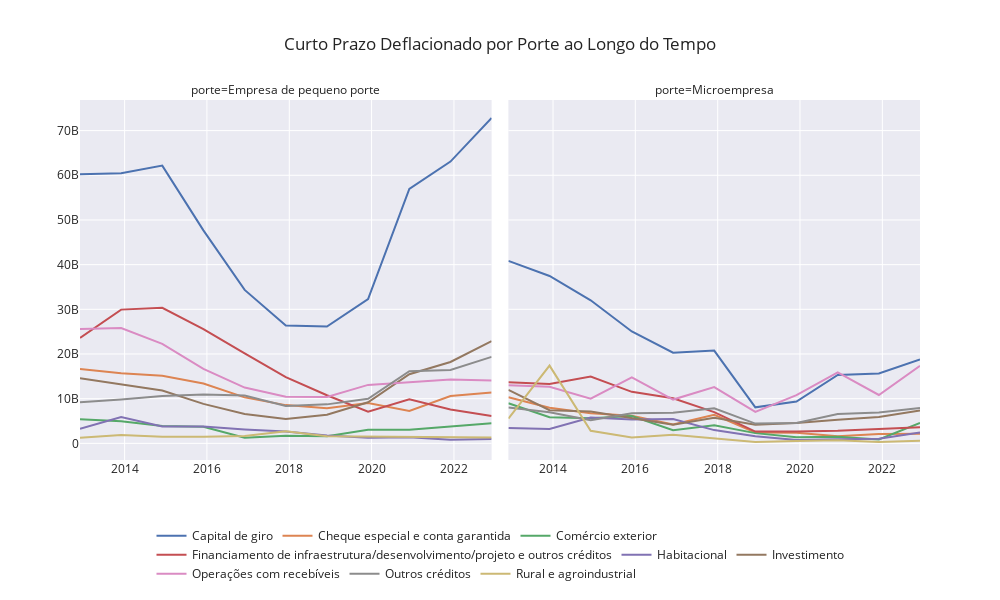

Here is the notebook cell this chart was saved with:
### Code cell
fig = px.line(df_total, 
             x='data_base', 
             y='curto_prazo_deflacionado',
              color = 'modalidade',
             facet_col='porte',
             title='Curto Prazo Deflacionado por Porte ao Longo do Tempo',
             labels={'data_base': '', 'curto_prazo_deflacionado': 'Endividamento de curto prazo deflacionado'},
              height=600,
             width=1000,
             template="seaborn",
             category_orders={"porte": ["Empresa de pequeno porte", "Microempresa"]})

fig.update_layout(
    yaxis_title="",
    legend_title_text='',
    legend=dict(x=0.5, y=-0.17, xanchor='center', yanchor='top', orientation = 'h'),
    yaxis_title_standoff=0
)

fig.show()

### Figure 1 — Plotly figure (JSON) as saved in the notebook; plotly's stock layout.template omitted (floating-point values rounded to 4 significant figures)
{"data": [{"hovertemplate": "modalidade=Capital de giro<br>porte=Empresa de pequeno porte<br>=%{x}<br>Endividamento de curto prazo deflacionado=%{y}<extra></extra>", "legendgroup": "Capital de giro", "line": {"color": "rgb(76,114,176)", "dash": "solid"}, "marker": {"symbol": "circle"}, "mode": "lines", "name": "Capital de giro", "orientation": "v", "showlegend": true, "type": "scatter", "x": ["2012-12", "2013-12", "2014-12", "2015-12", "2016-12", "2017-12", "2018-12", "2019-12", "2020-12", "2021-12", "2022-12"], "xaxis": "x", "y": [60250000000.0, 60470000000.0, 62170000000.0, 47670000000.0, 34340000000.0, 26400000000.0, 26140000000.0, 32270000000.0, 56950000000.0, 63070000000.0, 72820000000.0], "yaxis": "y"}, {"hovertemplate": "modalidade=Capital de giro<br>porte=Microempresa<br>=%{x}<br>Endividamento de curto prazo deflacionado=%{y}<extra></extra>", "legendgroup": "Capital de giro", "line": {"color": "rgb(76,114,176)", "dash": "solid"}, "marker": {"symbol": "circle"}, "mode": "lines", "name": "Capital de giro", "orientation": "v", "showlegend": false, "type": "scatter", "x": ["2012-12", "2013-12", "2014-12", "2015-12", "2016-12", "2017-12", "2018-12", "2019-12", "2020-12", "2021-12", "2022-12"], "xaxis": "x2", "y": [40840000000.0, 37470000000.0, 32020000000.0, 25040000000.0, 20300000000.0, 20760000000.0, 8066000000.0, 9357000000.0, 15310000000.0, 15650000000.0, 18760000000.0], "yaxis": "y2"}, {"hovertemplate": "modalidade=Cheque especial e conta garantida<br>porte=Empresa de pequeno porte<br>=%{x}<br>Endividamento de curto prazo deflacionado=%{y}<extra></extra>", "legendgroup": "Cheque especial e conta garantida", "line": {"color": "rgb(221,132,82)", "dash": "solid"}, "marker": {"symbol": "circle"}, "mode": "lines", "name": "Cheque especial e conta garantida", "orientation": "v", "showlegend": true, "type": "scatter", "x": ["2012-12", "2013-12", "2014-12", "2015-12", "2016-12", "2017-12", "2018-12", "2019-12", "2020-12", "2021-12", "2022-12"], "xaxis": "x", "y": [16660000000.0, 15680000000.0, 15150000000.0, 13390000000.0, 10290000000.0, 8562000000.0, 7864000000.0, 9031000000.0, 7263000000.0, 10600000000.0, 11380000000.0], "yaxis": "y"}, {"hovertemplate": "modalidade=Cheque especial e conta garantida<br>porte=Microempresa<br>=%{x}<br>Endividamento de curto prazo deflacionado=%{y}<extra></extra>", "legendgroup": "Cheque especial e conta garantida", "line": {"color": "rgb(221,132,82)", "dash": "solid"}, "marker": {"symbol": "circle"}, "mode": "lines", "name": "Cheque especial e conta garantida", "orientation": "v", "showlegend": false, "type": "scatter", "x": ["2012-12", "2013-12", "2014-12", "2015-12", "2016-12", "2017-12", "2018-12", "2019-12", "2020-12", "2021-12", "2022-12"], "xaxis": "x2", "y": [10330000000.0, 7965000000.0, 6721000000.0, 6209000000.0, 4207000000.0, 6405000000.0, 2459000000.0, 2401000000.0, 1586000000.0, 2076000000.0, 2170000000.0], "yaxis": "y2"}, {"hovertemplate": "modalidade=Comércio exterior<br>porte=Empresa de pequeno porte<br>=%{x}<br>Endividamento de curto prazo deflacionado=%{y}<extra></extra>", "legendgroup": "Comércio exterior", "line": {"color": "rgb(85,168,104)", "dash": "solid"}, "marker": {"symbol": "circle"}, "mode": "lines", "name": "Comércio exterior", "orientation": "v", "showlegend": true, "type": "scatter", "x": ["2012-12", "2013-12", "2014-12", "2015-12", "2016-12", "2017-12", "2018-12", "2019-12", "2020-12", "2021-12", "2022-12"], "xaxis": "x", "y": [5374000000.0, 4952000000.0, 3888000000.0, 3721000000.0, 1272000000.0, 1693000000.0, 1599000000.0, 3033000000.0, 3058000000.0, 3720000000.0, 4493000000.0], "yaxis": "y"}, {"hovertemplate": "modalidade=Comércio exterior<br>porte=Microempresa<br>=%{x}<br>Endividamento de curto prazo deflacionado=%{y}<extra></extra>", "legendgroup": "Comércio exterior", "line": {"color": "rgb(85,168,104)", "dash": "solid"}, "marker": {"symbol": "circle"}, "mode": "lines", "name": "Comércio exterior", "orientation": "v", "showlegend": false, "type": "scatter", "x": ["2012-12", "2013-12", "2014-12", "2015-12", "2016-12", "2017-12", "2018-12", "2019-12", "2020-12", "2021-12", "2022-12"], "xaxis": "x2", "y": [8981000000.0, 5847000000.0, 5594000000.0, 6118000000.0, 2942000000.0, 4037000000.0, 2291000000.0, 1368000000.0, 1500000000.0, 867300000.0, 4559000000.0], "yaxis": "y2"}, {"hovertemplate": "modalidade=Financiamento de infraestrutura/desenvolvimento/projeto e outros créditos<br>porte=Empresa de pequeno porte<br>=%{x}<br>Endividamento de curto prazo deflacionado=%{y}<extra></extra>", "legendgroup": "Financiamento de infraestrutura/desenvolvimento/projeto e outros créditos", "line": {"color": "rgb(196,78,82)", "dash": "solid"}, "marker": {"symbol": "circle"}, "mode": "lines", "name": "Financiamento de infraestrutura/desenvolvimento/projeto e outros créditos", "orientation": "v", "showlegend": true, "type": "scatter", "x": ["2012-12", "2013-12", "2014-12", "2015-12", "2016-12", "2017-12", "2018-12", "2019-12", "2020-12", "2021-12", "2022-12"], "xaxis": "x", "y": [23620000000.0, 29930000000.0, 30350000000.0, 25580000000.0, 20130000000.0, 14820000000.0, 10770000000.0, 7081000000.0, 9882000000.0, 7578000000.0, 6141000000.0], "yaxis": "y"}, {"hovertemplate": "modalidade=Financiamento de infraestrutura/desenvolvimento/projeto e outros créditos<br>porte=Microempresa<br>=%{x}<br>Endividamento de curto prazo deflacionado=%{y}<extra></extra>", "legendgroup": "Financiamento de infraestrutura/desenvolvimento/projeto e outros créditos", "line": {"color": "rgb(196,78,82)", "dash": "solid"}, "marker": {"symbol": "circle"}, "mode": "lines", "name": "Financiamento de infraestrutura/desenvolvimento/projeto e outros créditos", "orientation": "v", "showlegend": false, "type": "scatter", "x": ["2012-12", "2013-12", "2014-12", "2015-12", "2016-12", "2017-12", "2018-12", "2019-12", "2020-12", "2021-12", "2022-12"], "xaxis": "x2", "y": [13670000000.0, 13300000000.0, 14970000000.0, 11530000000.0, 10080000000.0, 6990000000.0, 2648000000.0, 2636000000.0, 2809000000.0, 3160000000.0, 3601000000.0], "yaxis": "y2"}, {"hovertemplate": "modalidade=Habitacional<br>porte=Empresa de pequeno porte<br>=%{x}<br>Endividamento de curto prazo deflacionado=%{y}<extra></extra>", "legendgroup": "Habitacional", "line": {"color": "rgb(129,114,179)", "dash": "solid"}, "marker": {"symbol": "circle"}, "mode": "lines", "name": "Habitacional", "orientation": "v", "showlegend": true, "type": "scatter", "x": ["2012-12", "2013-12", "2014-12", "2015-12", "2016-12", "2017-12", "2018-12", "2019-12", "2020-12", "2021-12", "2022-12"], "xaxis": "x", "y": [3258000000.0, 5895000000.0, 3758000000.0, 3759000000.0, 3120000000.0, 2658000000.0, 1756000000.0, 1285000000.0, 1388000000.0, 783400000.0, 1005000000.0], "yaxis": "y"}, {"hovertemplate": "modalidade=Habitacional<br>porte=Microempresa<br>=%{x}<br>Endividamento de curto prazo deflacionado=%{y}<extra></extra>", "legendgroup": "Habitacional", "line": {"color": "rgb(129,114,179)", "dash": "solid"}, "marker": {"symbol": "circle"}, "mode": "lines", "name": "Habitacional", "orientation": "v", "showlegend": false, "type": "scatter", "x": ["2012-12", "2013-12", "2014-12", "2015-12", "2016-12", "2017-12", "2018-12", "2019-12", "2020-12", "2021-12", "2022-12"], "xaxis": "x2", "y": [3463000000.0, 3234000000.0, 5790000000.0, 5359000000.0, 5429000000.0, 2967000000.0, 1618000000.0, 753000000.0, 897200000.0, 1058000000.0, 2428000000.0], "yaxis": "y2"}, {"hovertemplate": "modalidade=Investimento<br>porte=Empresa de pequeno porte<br>=%{x}<br>Endividamento de curto prazo deflacionado=%{y}<extra></extra>", "legendgroup": "Investimento", "line": {"color": "rgb(147,120,96)", "dash": "solid"}, "marker": {"symbol": "circle"}, "mode": "lines", "name": "Investimento", "orientation": "v", "showlegend": true, "type": "scatter", "x": ["2012-12", "2013-12", "2014-12", "2015-12", "2016-12", "2017-12", "2018-12", "2019-12", "2020-12", "2021-12", "2022-12"], "xaxis": "x", "y": [14580000000.0, 13160000000.0, 11830000000.0, 8832000000.0, 6590000000.0, 5445000000.0, 6425000000.0, 9202000000.0, 15480000000.0, 18220000000.0, 22880000000.0], "yaxis": "y"}, {"hovertemplate": "modalidade=Investimento<br>porte=Microempresa<br>=%{x}<br>Endividamento de curto prazo deflacionado=%{y}<extra></extra>", "legendgroup": "Investimento", "line": {"color": "rgb(147,120,96)", "dash": "solid"}, "marker": {"symbol": "circle"}, "mode": "lines", "name": "Investimento", "orientation": "v", "showlegend": false, "type": "scatter", "x": ["2012-12", "2013-12", "2014-12", "2015-12", "2016-12", "2017-12", "2018-12", "2019-12", "2020-12", "2021-12", "2022-12"], "xaxis": "x2", "y": [11980000000.0, 7434000000.0, 7108000000.0, 5640000000.0, 4155000000.0, 5744000000.0, 4181000000.0, 4558000000.0, 5312000000.0, 5880000000.0, 7376000000.0], "yaxis": "y2"}, {"hovertemplate": "modalidade=Operações com recebíveis<br>porte=Empresa de pequeno porte<br>=%{x}<br>Endividamento de curto prazo deflacionado=%{y}<extra></extra>", "legendgroup": "Operações com recebíveis", "line": {"color": "rgb(218,139,195)", "dash": "solid"}, "marker": {"symbol": "circle"}, "mode": "lines", "name": "Operações com recebíveis", "orientation": "v", "showlegend": true, "type": "scatter", "x": ["2012-12", "2013-12", "2014-12", "2015-12", "2016-12", "2017-12", "2018-12", "2019-12", "2020-12", "2021-12", "2022-12"], "xaxis": "x", "y": [25580000000.0, 25800000000.0, 22270000000.0, 16690000000.0, 12480000000.0, 10420000000.0, 10370000000.0, 13090000000.0, 13710000000.0, 14310000000.0, 14090000000.0], "yaxis": "y"}, {"hovertemplate": "modalidade=Operações com recebíveis<br>porte=Microempresa<br>=%{x}<br>Endividamento de curto prazo deflacionado=%{y}<extra></extra>", "legendgroup": "Operações com recebíveis", "line": {"color": "rgb(218,139,195)", "dash": "solid"}, "marker": {"symbol": "circle"}, "mode": "lines", "name": "Operações com recebíveis", "orientation": "v", "showlegend": false, "type": "scatter", "x": ["2012-12", "2013-12", "2014-12", "2015-12", "2016-12", "2017-12", "2018-12", "2019-12", "2020-12", "2021-12", "2022-12"], "xaxis": "x2", "y": [13030000000.0, 12680000000.0, 9985000000.0, 14770000000.0, 9807000000.0, 12580000000.0, 7030000000.0, 10770000000.0, 15890000000.0, 10840000000.0, 17340000000.0], "yaxis": "y2"}, {"hovertemplate": "modalidade=Outros créditos<br>porte=Empresa de pequeno porte<br>=%{x}<br>Endividamento de curto prazo deflacionado=%{y}<extra></extra>", "legendgroup": "Outros créditos", "line": {"color": "rgb(140,140,140)", "dash": "solid"}, "marker": {"symbol": "circle"}, "mode": "lines", "name": "Outros créditos", "orientation": "v", "showlegend": true, "type": "scatter", "x": ["2012-12", "2013-12", "2014-12", "2015-12", "2016-12", "2017-12", "2018-12", "2019-12", "2020-12", "2021-12", "2022-12"], "xaxis": "x", "y": [9224000000.0, 9810000000.0, 10590000000.0, 10960000000.0, 10710000000.0, 8391000000.0, 8729000000.0, 9977000000.0, 16130000000.0, 16430000000.0, 19360000000.0], "yaxis": "y"}, {"hovertemplate": "modalidade=Outros créditos<br>porte=Microempresa<br>=%{x}<br>Endividamento de curto prazo deflacionado=%{y}<extra></extra>", "legendgroup": "Outros créditos", "line": {"color": "rgb(140,140,140)", "dash": "solid"}, "marker": {"symbol": "circle"}, "mode": "lines", "name": "Outros créditos", "orientation": "v", "showlegend": false, "type": "scatter", "x": ["2012-12", "2013-12", "2014-12", "2015-12", "2016-12", "2017-12", "2018-12", "2019-12", "2020-12", "2021-12", "2022-12"], "xaxis": "x2", "y": [8007000000.0, 6968000000.0, 5155000000.0, 6714000000.0, 6834000000.0, 7834000000.0, 4419000000.0, 4548000000.0, 6553000000.0, 6920000000.0, 7925000000.0], "yaxis": "y2"}, {"hovertemplate": "modalidade=Rural e agroindustrial<br>porte=Empresa de pequeno porte<br>=%{x}<br>Endividamento de curto prazo deflacionado=%{y}<extra></extra>", "legendgroup": "Rural e agroindustrial", "line": {"color": "rgb(204,185,116)", "dash": "solid"}, "marker": {"symbol": "circle"}, "mode": "lines", "name": "Rural e agroindustrial", "orientation": "v", "showlegend": true, "type": "scatter", "x": ["2012-12", "2013-12", "2014-12", "2015-12", "2016-12", "2017-12", "2018-12", "2019-12", "2020-12", "2021-12", "2022-12"], "xaxis": "x", "y": [1278000000.0, 1849000000.0, 1464000000.0, 1459000000.0, 1675000000.0, 2730000000.0, 1601000000.0, 1518000000.0, 1410000000.0, 1339000000.0, 1292000000.0], "yaxis": "y"}, {"hovertemplate": "modalidade=Rural e agroindustrial<br>porte=Microempresa<br>=%{x}<br>Endividamento de curto prazo deflacionado=%{y}<extra></extra>", "legendgroup": "Rural e agroindustrial", "line": {"color": "rgb(204,185,116)", "dash": "solid"}, "marker": {"symbol": "circle"}, "mode": "lines", "name": "Rural e agroindustrial", "orientation": "v", "showlegend": false, "type": "scatter", "x": ["2012-12", "2013-12", "2014-12", "2015-12", "2016-12", "2017-12", "2018-12", "2019-12", "2020-12", "2021-12", "2022-12"], "xaxis": "x2", "y": [5549000000.0, 17410000000.0, 2812000000.0, 1300000000.0, 1915000000.0, 1094000000.0, 306600000.0, 532900000.0, 703200000.0, 321200000.0, 605100000.0], "yaxis": "y2"}], "layout": {"annotations": [{"font": {}, "showarrow": false, "text": "porte=Empresa de pequeno porte", "x": 0.245, "xanchor": "center", "xref": "paper", "y": 1, "yanchor": "bottom", "yref": "paper"}, {"font": {}, "showarrow": false, "text": "porte=Microempresa", "x": 0.755, "xanchor": "center", "xref": "paper", "y": 1, "yanchor": "bottom", "yref": "paper"}], "height": 600, "legend": {"orientation": "h", "title": {"text": ""}, "tracegroupgap": 0, "x": 0.5, "xanchor": "center", "y": -0.17, "yanchor": "top"}, "title": {"text": "Curto Prazo Deflacionado por Porte ao Longo do Tempo"}, "width": 1000, "xaxis": {"anchor": "y", "autorange": true, "domain": [0, 0.49], "range": ["2012-12-01", "2022-12-01"], "title": {"text": ""}, "type": "date"}, "xaxis2": {"anchor": "y2", "autorange": true, "domain": [0.51, 1], "matches": "x", "range": ["2012-12-01", "2022-12-01"], "title": {"text": ""}, "type": "date"}, "yaxis": {"anchor": "x", "autorange": true, "domain": [0, 1], "range": [-3722000000.0, 76840000000.0], "title": {"standoff": 0, "text": ""}, "type": "linear"}, "yaxis2": {"anchor": "x2", "autorange": true, "domain": [0, 1], "matches": "y", "range": [-3722000000.0, 76840000000.0], "showticklabels": false, "type": "linear"}}}
